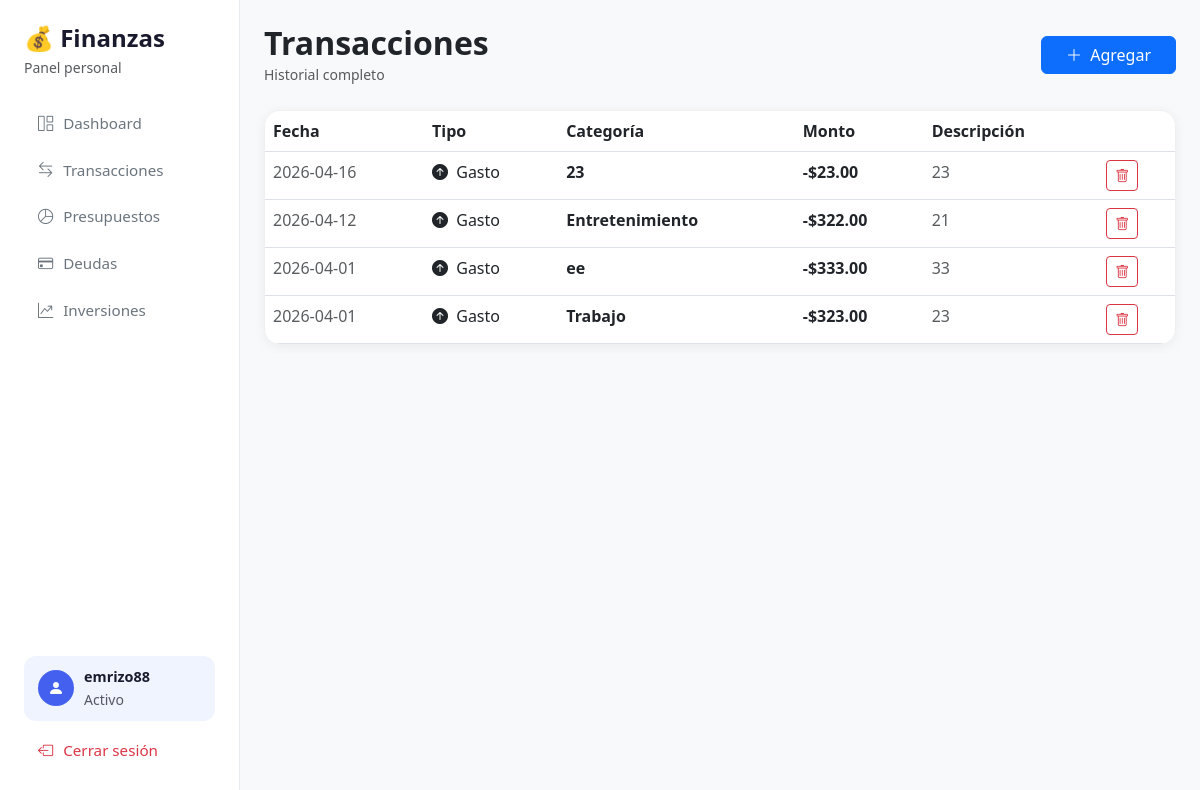
Page /transacciones (signed in) on the earlier database version.
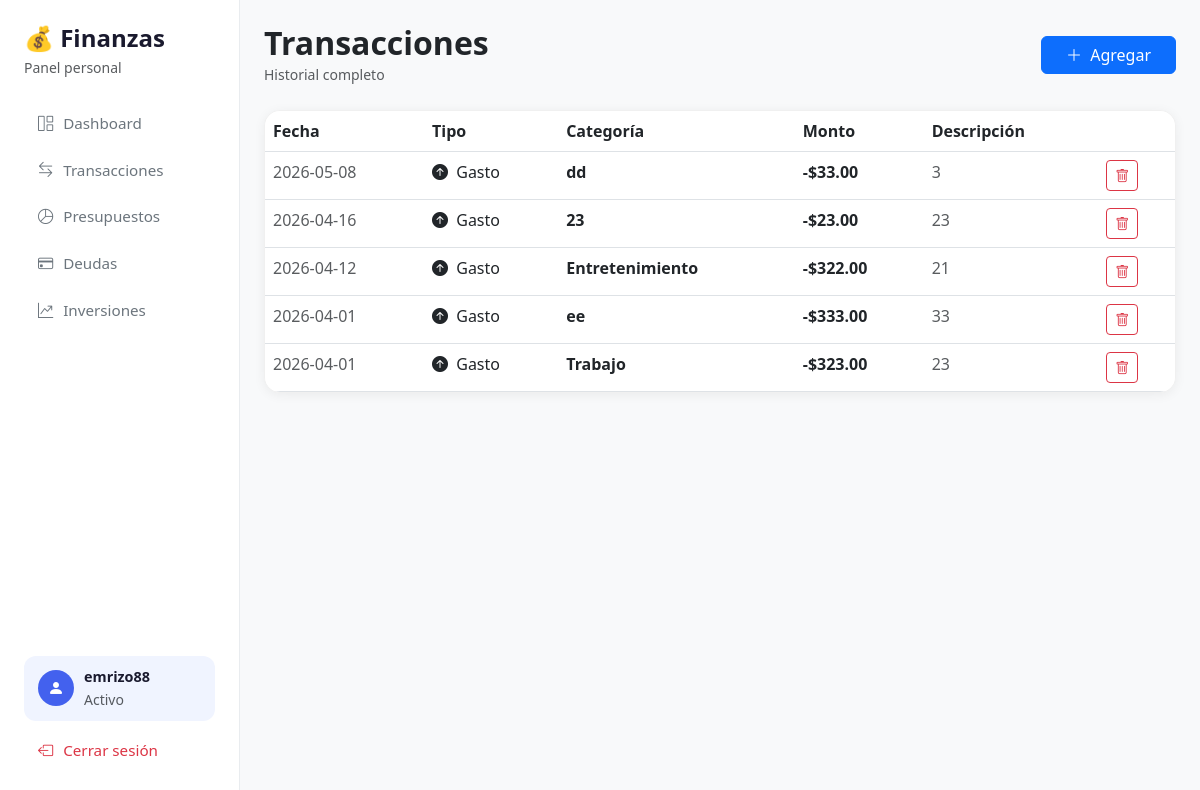
Same page on the later database version.
### tables this page shows
CREATE TABLE transacciones (
            id          INTEGER PRIMARY KEY AUTOINCREMENT,
            user_id     INTEGER NOT NULL REFERENCES users(id),
            fecha       TEXT NOT NULL,
            tipo        TEXT NOT NULL CHECK(tipo IN ('gasto', 'ingreso')),
            categoria   TEXT NOT NULL,
            monto       REAL NOT NULL,
            descripcion TEXT
        );

### app.py (the view)
@app.route('/transacciones')
def transacciones():
    user_id = session['user_id']
    lista = obtener_transacciones(user_id)
    return render_template('transacciones.html', transacciones=lista)

### app.py (called while the page is built)
@app.before_request
def verificar_sesion():
    if request.endpoint in ('login', 'register', 'static'):
        return
    if 'user_id' not in session:
        return redirect(url_for('login'))
    g.username = session.get('username')

### database.py (called while the page is built)
def get_connection():
    conn = sqlite3.connect(DATABASE)
    conn.row_factory = sqlite3.Row
    return conn

def obtener_transacciones(user_id):
    conn = get_connection()
    cursor = conn.cursor()
    cursor.execute('''
        SELECT * FROM transacciones WHERE user_id = ? ORDER BY fecha DESC
    ''', (user_id,))
    transacciones = cursor.fetchall()
    conn.close()
    return transacciones

### templates/transacciones.html (shortened to what this page needs)
{% extends 'base.html' %}
{% block contenido %}
<div class="d-flex justify-content-between align-items-center mb-4">
    <div>
        <h2 class="fw-bold mb-0">Transacciones</h2>
        <small class="text-muted">Historial completo</small>
    </div>
    <button class="btn btn-primary px-4" data-bs-toggle="modal" data-bs-target="#modalTransaccion">
        <i class="bi bi-plus-lg me-1"></i> Agregar
    </button>
</div>
<div class="tabla-card">
    <table class="table table-hover mb-0">
        <thead>
            <tr>
                <th>Fecha</th>
                <th>Tipo</th>
                <th>Categoría</th>
                <th>Monto</th>
                <th>Descripción</th>
                <th></th>
            </tr>
        </thead>
        <tbody>
            {% for t in transacciones %}
            <tr>
                <td class="text-muted">{{ t['fecha'] }}</td>
                <td>
                    <span class="badge-{{ t['tipo'] }}">
                        <i class="bi {{ 'bi-arrow-down-circle-fill' if t['tipo'] == 'ingreso' else 'bi-arrow-up-circle-fill' }} me-1"></i>
                        {{ t['tipo'] | capitalize }}
                    </span>
                </td>
                <td class="fw-semibold">{{ t['categoria'] }}</td>
                <td class="fw-semibold {{ 'color-ingreso' if t['tipo'] == 'ingreso' else 'color-gasto' }}">
                    {{ '+' if t['tipo'] == 'ingreso' else '-' }}${{ '%.2f' | format(t['monto']) }}
                </td>
                <td class="text-muted">{{ t['descripcion'] or '—' }}</td>
                <td>
                    <form action="/transacciones/elminar/{{ t['id'] }}" method="POST">
                        <button type="submit" class="btn btn-outline-danger btn-sm">
                            <i class="bi bi-trash"></i>
                        </button>
                    </form>
                </td>
            </tr>
            {% endfor %}
        </tbody>
    </table>
</div>
{% endblock %}

Differences in the rows shown:
added transacciones: fecha "2026-05-08", tipo "Gasto", categoria "dd", tipo "-", monto "33.00", descripcion "3"
